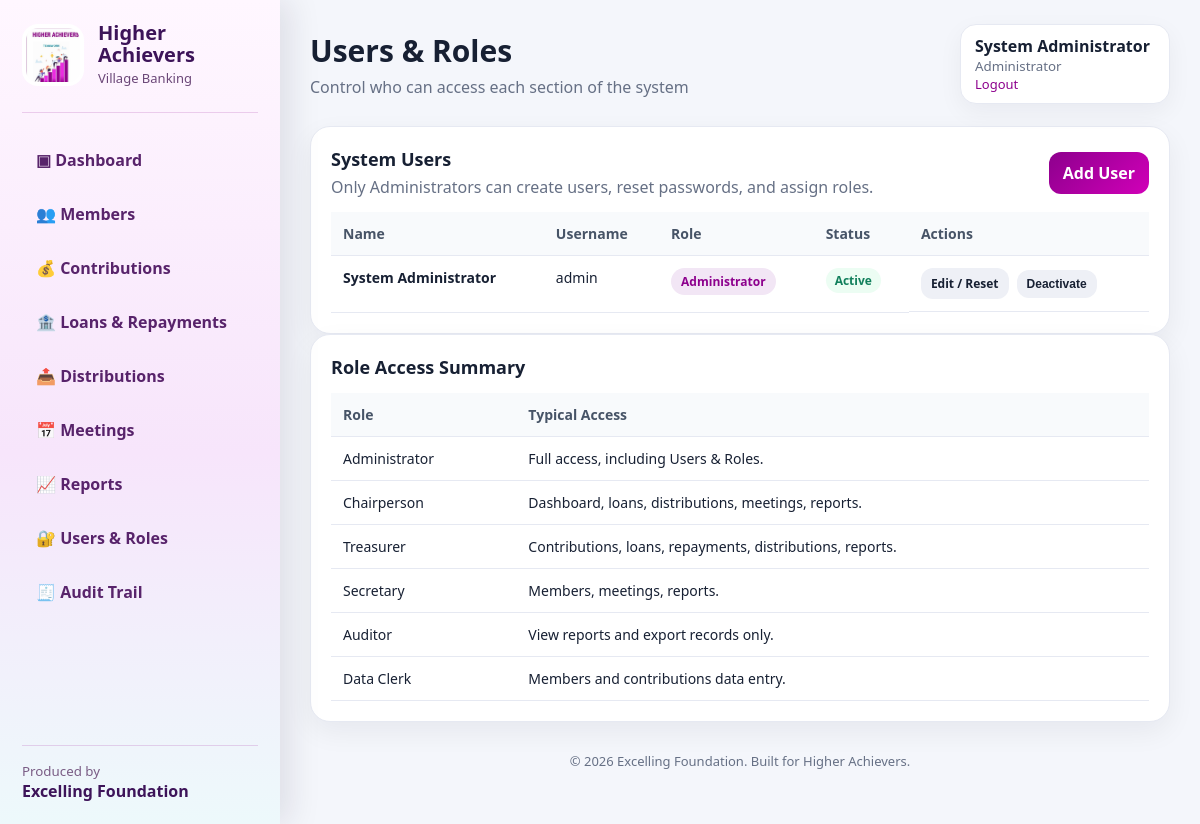
Screenshot of /users (signed in) with the database file from the repository.
### higher_achievers_village_banking_pro_audit_V3/village_banking_app/village_banking_app/app.py (models this page shows)
class User(db.Model):
    id = db.Column(db.Integer, primary_key=True)
    username = db.Column(db.String(50), unique=True, nullable=False)
    full_name = db.Column(db.String(120), nullable=False)
    role = db.Column(db.String(30), default='Administrator')
    password_hash = db.Column(db.String(255), nullable=False)
    active = db.Column(db.Boolean, default=True)

### higher_achievers_village_banking_pro_audit_V3/village_banking_app/village_banking_app/app.py (the view)
@app.route('/users')
@login_required
@role_required('users')
def users():
    return render_template('users.html', users=User.query.order_by(User.full_name).all())

### higher_achievers_village_banking_pro_audit_V3/village_banking_app/village_banking_app/app.py (called while the page is built)
def user_can(permission):
    user = session.get('user') or {}
    return permission in ROLE_PERMISSIONS.get(user.get('role'), [])

@app.context_processor
def inject_globals():
    return dict(payment_methods=PAYMENT_METHODS, interest_percent=int(INTEREST_RATE * 100), client_name=CLIENT_NAME, producer_name=PRODUCER_NAME, current_year=date.today().year, current_user=session.get('user'), user_can=user_can, roles=ROLES)

def login_required(view):
    @wraps(view)
    def wrapped(*args, **kwargs):
        if not session.get('user'):
            return redirect(url_for('login', next=request.path))
        return view(*args, **kwargs)
    return wrapped

def role_required(permission):
    def decorator(view):
        @wraps(view)
        def wrapped(*args, **kwargs):
            if not session.get('user'):
                return redirect(url_for('login', next=request.path))
            if not user_can(permission):
                flash('You do not have permission to access that section.', 'error')
                return redirect(url_for('dashboard'))
            return view(*args, **kwargs)
        return wrapped
    return decorator

### higher_achievers_village_banking_pro_audit_V3/village_banking_app/village_banking_app/templates/users.html
{% extends 'base.html' %}
{% block page_title %}Users & Roles{% endblock %}
{% block subtitle %}Control who can access each section of the system{% endblock %}
{% block content %}
<section class="panel">
  <div class="panel-head">
    <div>
      <h2>System Users</h2>
      <p class="muted">Only Administrators can create users, reset passwords, and assign roles.</p>
    </div>
    <a class="btn primary" href="{{ url_for('user_new') }}">Add User</a>
  </div>
  <table>
    <thead><tr><th>Name</th><th>Username</th><th>Role</th><th>Status</th><th>Actions</th></tr></thead>
    <tbody>
      {% for user in users %}
      <tr>
        <td><strong>{{ user.full_name }}</strong></td>
        <td>{{ user.username }}</td>
        <td><span class="badge">{{ user.role }}</span></td>
        <td><span class="status {{ 'active' if user.active else 'closed' }}">{{ 'Active' if user.active else 'Inactive' }}</span></td>
        <td class="table-actions">
          <a class="btn small" href="{{ url_for('user_edit', user_id=user.id) }}">Edit / Reset</a>
          <form method="post" action="{{ url_for('user_toggle', user_id=user.id) }}" style="display:inline">
            <button class="btn small" type="submit">{{ 'Deactivate' if user.active else 'Activate' }}</button>
          </form>
        </td>
      </tr>
      {% endfor %}
    </tbody>
  </table>
</section>
<section class="panel">
  <div class="panel-head"><h2>Role Access Summary</h2></div>
  <table>
    <thead><tr><th>Role</th><th>Typical Access</th></tr></thead>
    <tbody>
      <tr><td>Administrator</td><td>Full access, including Users & Roles.</td></tr>
      <tr><td>Chairperson</td><td>Dashboard, loans, distributions, meetings, reports.</td></tr>
      <tr><td>Treasurer</td><td>Contributions, loans, repayments, distributions, reports.</td></tr>
      <tr><td>Secretary</td><td>Members, meetings, reports.</td></tr>
      <tr><td>Auditor</td><td>View reports and export records only.</td></tr>
      <tr><td>Data Clerk</td><td>Members and contributions data entry.</td></tr>
    </tbody>
  </table>
</section>
{% endblock %}

### higher_achievers_village_banking_pro_audit_V3/village_banking_app/village_banking_app/templates/base.html (shortened to what this page needs)
<!doctype html>
<html lang="en">
<head>
  <link rel="stylesheet" href="{{ url_for('static', filename='style.css') }}">
</head>
<body>
  <aside class="sidebar">
    <div class="brand">
      <img src="{{ url_for('static', filename='higher-achievers-logo.jpeg') }}" alt="Higher Achievers logo">
      <div>
        <strong>{{ client_name }}</strong>
        <span>Village Banking</span>
      </div>
    </div>
    <nav>
      {% if user_can('dashboard') %}<a href="{{ url_for('dashboard') }}">▣ Dashboard</a>{% endif %}
      {% if user_can('members') %}<a href="{{ url_for('members') }}">👥 Members</a>{% endif %}
      {% if user_can('contributions') %}<a href="{{ url_for('contributions') }}">💰 Contributions</a>{% endif %}
      {% if user_can('loans') %}<a href="{{ url_for('loans') }}">🏦 Loans & Repayments</a>{% endif %}
      {% if user_can('distributions') %}<a href="{{ url_for('distributions') }}">📤 Distributions</a>{% endif %}
      {% if user_can('meetings') %}<a href="{{ url_for('meetings') }}">📅 Meetings</a>{% endif %}
      {% if user_can('reports') %}<a href="{{ url_for('reports') }}">📈 Reports</a>{% endif %}
      {% if user_can('users') %}<a href="{{ url_for('users') }}">🔐 Users & Roles</a>{% endif %}
      {% if user_can('audit') %}<a href="{{ url_for('audit_trail') }}">🧾 Audit Trail</a>{% endif %}
    </nav>
    <div class="sidebar-footer">
      <small>Produced by</small>
      <strong>{{ producer_name }}</strong>
    </div>
  </aside>
  <main class="main">
    <header class="topbar">
      <div>
        <h1>{% block page_title %}Village Banking System{% endblock %}</h1>
        <p>{% block subtitle %}Professional community finance management{% endblock %}</p>
      </div>
      <div class="user-pill">
        <span>{{ current_user.full_name if current_user else 'Guest' }}</span>
        <small>{{ current_user.role if current_user else '' }}</small>
        {% if current_user %}<a href="{{ url_for('logout') }}">Logout</a>{% endif %}
      </div>
    </header>
    {% block content %}{% endblock %}
    <footer class="footer">© {{ current_year }} {{ producer_name }}. Built for {{ client_name }}.</footer>
  </main>
</body>
</html>

### higher_achievers_village_banking_pro_audit_V3/village_banking_app/village_banking_app/static/style.css (style rules this page uses)
:root { --purple:#8d008d;--magenta:#d100b8;--teal:#0f8c9a;--ink:#172033;--muted:#667085;--bg:#f4f6fb;--card:#fff;--border:#e6e9f2;--good:#12805c;--warn:#b54708;--bad:#b42318 }
* { box-sizing:border-box }
body { margin:0;background:var(--bg);color:var(--ink);font-family:Segoe UI,Arial,sans-serif }
.sidebar { position:fixed;inset:0 auto 0 0;width:280px;background:linear-gradient(180deg,#fff7ff,#f7e5fb 55%,#edf9fb);color:#3d1459;padding:22px;display:flex;flex-direction:column;box-shadow:10px 0 30px rgba(28,21,52,.10);z-index:2 }
.brand { display:flex;align-items:center;gap:14px;padding-bottom:24px;border-bottom:1px solid rgba(141,0,141,.16) }
.brand img { width:62px;height:62px;border-radius:16px;object-fit:cover;background:white;padding:4px }
.brand strong { display:block;font-size:20px;line-height:1.1 }
.brand span { font-size:13px;color:#6b4778 }
.sidebar nav { display:grid;gap:8px;margin-top:24px }
.sidebar a { color:#4b135f;text-decoration:none;padding:12px 14px;border-radius:12px;font-weight:600;opacity:.92 }
.sidebar-footer { margin-top:auto;padding-top:16px;border-top:1px solid rgba(141,0,141,.16) }
.sidebar-footer small { display:block;color:#7a5d85 }
.main { margin-left:280px;min-height:100vh;padding:24px 30px }
.topbar { display:flex;justify-content:space-between;align-items:center;margin-bottom:22px;gap:20px }
.topbar h1 { margin:0;font-size:30px }
.topbar p { margin:5px 0 0;color:var(--muted) }
.user-pill { background:white;border:1px solid var(--border);border-radius:16px;padding:10px 14px;display:grid;min-width:210px;box-shadow:0 8px 25px rgba(16,24,40,.05) }
.user-pill span { font-weight:700 }
.user-pill small { color:var(--muted) }
.user-pill a { color:var(--purple);font-size:13px;text-decoration:none }
.panel { background:white;border:1px solid var(--border);border-radius:20px;padding:20px;box-shadow:0 10px 28px rgba(16,24,40,.06);overflow:auto }
.panel-head { display:flex;justify-content:space-between;align-items:center;gap:12px;margin-bottom:14px }
.panel h2 { margin:0;font-size:18px }
.panel-head a { color:var(--purple);text-decoration:none;font-weight:700 }
.badge { display:inline-flex;align-items:center;background:#f2e6f5;color:var(--purple);border-radius:999px;padding:5px 10px;font-size:12px;font-weight:700 }
table { width:100%;border-collapse:collapse;font-size:14px }
th { text-align:left;color:#475467;background:#f8fafc;padding:12px;border-bottom:1px solid var(--border);white-space:nowrap }
td { padding:12px;border-bottom:1px solid var(--border);vertical-align:top }
.status { display:inline-flex;border-radius:999px;padding:4px 9px;font-size:12px;font-weight:800;background:#eef4ff;color:#175cd3 }
.status.active,.status.open { background:#ecfdf3;color:var(--good) }
.btn,button { border:0;border-radius:12px;background:#eef0f6;color:var(--ink);padding:10px 14px;font-weight:800;text-decoration:none;cursor:pointer }
.btn.primary,button.primary { background:linear-gradient(135deg,var(--purple),var(--magenta));color:white }
.btn.small { padding:7px 10px;font-size:12px }
.footer { color:var(--muted);font-size:13px;text-align:center;padding:30px }
.muted { color:var(--muted);margin:5px 0 0 }
.table-actions { display:flex;gap:8px;align-items:center;flex-wrap:wrap }
.sidebar .brand strong { color:#3d1459 }
.sidebar-footer strong { color:#3d1459 }

### rows the page displays
User: full_name "System Administrator", role "Administrator", username "admin", active "Active", active "Deactivate"

### other values shown
{{ client_name }} "Higher Achievers"
{{ producer_name }} "Excelling Foundation"
